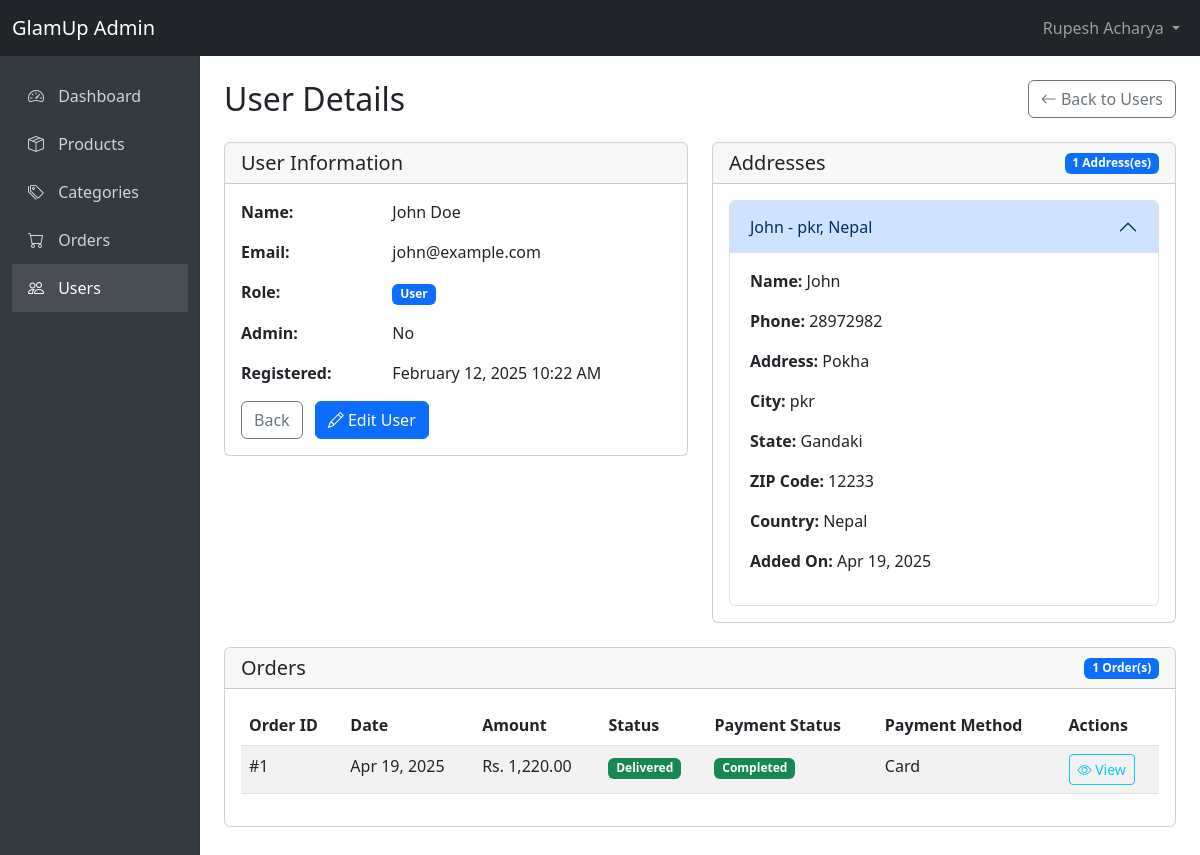
Page /admin/user-details.php?id=1 (signed in) on the committed database.
### tables this page shows
CREATE TABLE `users` (
  `id` int(11) NOT NULL,
  `name` varchar(255) NOT NULL,
  `email` varchar(255) NOT NULL,
  `password` varchar(255) NOT NULL,
  `role` enum('user','vendor','admin') DEFAULT 'user',
  `created_at` timestamp NOT NULL DEFAULT current_timestamp()
);

CREATE TABLE `addresses` (
  `id` int(11) NOT NULL,
  `user_id` int(11) NOT NULL,
  `full_name` varchar(255) NOT NULL,
  `phone` varchar(20) NOT NULL,
  `address_line` varchar(255) NOT NULL,
  `city` varchar(100) NOT NULL,
  `state` varchar(100) DEFAULT NULL,
  `zip_code` varchar(20) DEFAULT NULL,
  `country` varchar(100) NOT NULL,
  `created_at` timestamp NOT NULL DEFAULT current_timestamp()
);

CREATE TABLE `payments` (
  `id` int(11) NOT NULL,
  `order_id` int(11) NOT NULL,
  `payment_method` enum('wallet','bank_transfer','card') NOT NULL,
  `status` enum('pending','completed','failed') DEFAULT 'pending',
  `transaction_id` varchar(255) DEFAULT NULL,
  `created_at` timestamp NOT NULL DEFAULT current_timestamp()
);

CREATE TABLE `orders` (
  `id` int(11) NOT NULL,
  `user_id` int(11) NOT NULL,
  `vendor_id` int(11) DEFAULT NULL,
  `total_amount` decimal(10,2) NOT NULL,
  `status` enum('pending','shipped','delivered','cancelled') DEFAULT 'pending',
  `address_id` int(11) DEFAULT NULL,
  `created_at` timestamp NOT NULL DEFAULT current_timestamp()
);

### admin/user-details.php (the view, shortened to what this page needs)
<?php
include 'includes/header.php';
include '../backend/db.php';
$user_id = intval($_GET['id']);
$query = "SELECT u.*,
          CASE WHEN v.id IS NOT NULL THEN v.business_name ELSE NULL END AS business_name,
          CASE WHEN a.id IS NOT NULL THEN 'Yes' ELSE 'No' END AS is_admin,
          v.description AS vendor_description
          FROM users u
          LEFT JOIN vendors v ON u.id = v.user_id
          LEFT JOIN admins a ON u.id = a.user_id
          WHERE u.id = ?";
$stmt = $conn->prepare($query);
$stmt->bind_param("i", $user_id);
$stmt->execute();
$result = $stmt->get_result();
$user = $result->fetch_assoc();
$addresses = [];
$query = "SELECT * FROM addresses WHERE user_id = ? ORDER BY created_at DESC";
$stmt = $conn->prepare($query);
$stmt->bind_param("i", $user_id);
$stmt->execute();
$result = $stmt->get_result();
while ($row = $result->fetch_assoc()) {
    $addresses[] = $row;
}
$orders = [];
$query = "SELECT o.*, p.status as payment_status, p.payment_method, p.transaction_id
          FROM orders o
          LEFT JOIN payments p ON o.id = p.order_id
          WHERE o.user_id = ?
          ORDER BY o.created_at DESC";
$stmt = $conn->prepare($query);
$stmt->bind_param("i", $user_id);
$stmt->execute();
$result = $stmt->get_result();
while ($row = $result->fetch_assoc()) {
    $orders[] = $row;
}
?>
<div class="d-flex justify-content-between align-items-center mb-4">
    <h1 class="h2 dashboard-title mb-0">User Details</h1>
    <a href="users.php" class="btn btn-outline-secondary">
        <i class="bi bi-arrow-left"></i> Back to Users
    </a>
</div>
<div class="row mb-4">
    <div class="col-md-6">
        <div class="card">
            <div class="card-header">
                <h5 class="mb-0">User Information</h5>
            </div>
            <div class="card-body">
                <div class="row mb-3">
                    <div class="col-md-4 fw-bold">Name:</div>
                    <div class="col-md-8"><?php echo htmlspecialchars($user['name']); ?></div>
                </div>
                <div class="row mb-3">
                    <div class="col-md-4 fw-bold">Email:</div>
                    <div class="col-md-8"><?php echo htmlspecialchars($user['email']); ?></div>
                </div>
                <div class="row mb-3">
                    <div class="col-md-4 fw-bold">Role:</div>
                    <div class="col-md-8">
                        <span class="badge bg-<?php
                            echo ($user['role'] == 'admin') ? 'danger' :
                                (($user['role'] == 'vendor') ? 'success' : 'primary');
                        ?>">
                            <?php echo ucfirst($user['role'] ?: 'user'); ?>
                        </span>
                    </div>
                </div>
                <div class="row mb-3">
                    <div class="col-md-4 fw-bold">Admin:</div>
                    <div class="col-md-8"><?php echo $user['is_admin']; ?></div>
                </div>
                <div class="row mb-3">
                    <div class="col-md-4 fw-bold">Registered:</div>
                    <div class="col-md-8"><?php echo date('F d, Y h:i A', strtotime($user['created_at'])); ?></div>
                </div>
                <div class="mt-3">
                    <a href="users.php" class="btn btn-outline-secondary me-2">Back</a>
                    <button type="button" class="btn btn-primary"
                            onclick="editUser(<?php echo $user['id']; ?>,
                                '<?php echo addslashes($user['name']); ?>',
                                '<?php echo addslashes($user['email']); ?>',
                                '<?php echo $user['role']; ?>',
                                '<?php echo addslashes($user['business_name'] ?? ''); ?>',
                                '<?php echo addslashes($user['vendor_description'] ?? ''); ?>')">
                        <i class="bi bi-pencil"></i> Edit User
                    </button>
                </div>
            </div>
        </div>
    </div>
    <div class="col-md-6">
        <div class="card">
            <div class="card-header d-flex justify-content-between align-items-center">
                <h5 class="mb-0">Addresses</h5>
                <span class="badge bg-primary"><?php echo count($addresses); ?> Address(es)</span>
            </div>
            <div class="card-body">
                <?php if (empty($addresses)): ?>
                    <p class="text-muted">No addresses found for this user.</p>
                <?php else: ?>
                    <div class="accordion" id="addressAccordion">
                        <?php foreach ($addresses as $index => $address): ?>
                            <div class="accordion-item">
                                <h2 class="accordion-header" id="address-heading-<?php echo $index; ?>">
                                    <button class="accordion-button <?php echo $index > 0 ? 'collapsed' : ''; ?>" type="button"
                                            data-bs-toggle="collapse"
                                            data-bs-target="#address-collapse-<?php echo $index; ?>"
                                            aria-expanded="<?php echo $index === 0 ? 'true' : 'false'; ?>"
                                            aria-controls="address-collapse-<?php echo $index; ?>">
                                        <?php echo htmlspecialchars($address['full_name']); ?> - <?php echo htmlspecialchars($address['city']); ?>, <?php echo htmlspecialchars($address['country']); ?>
                                    </button>
                                </h2>
                                <div id="address-collapse-<?php echo $index; ?>"
                                     class="accordion-collapse collapse <?php echo $index === 0 ? 'show' : ''; ?>"
                                     aria-labelledby="address-heading-<?php echo $index; ?>"
                                     data-bs-parent="#addressAccordion">
                                    <div class="accordion-body">
                                        <p><strong>Name:</strong> <?php echo htmlspecialchars($address['full_name']); ?></p>
                                        <p><strong>Phone:</strong> <?php echo htmlspecialchars($address['phone']); ?></p>
                                        <p><strong>Address:</strong> <?php echo htmlspecialchars($address['address_line']); ?></p>
                                        <p><strong>City:</strong> <?php echo htmlspecialchars($address['city']); ?></p>
                                        <?php if (!empty($address['state'])): ?>
                                            <p><strong>State:</strong> <?php echo htmlspecialchars($address['state']); ?></p>
                                        <?php endif; ?>
                                        <?php if (!empty($address['zip_code'])): ?>
                                            <p><strong>ZIP Code:</strong> <?php echo htmlspecialchars($address['zip_code']); ?></p>
                                        <?php endif; ?>
                                        <p><strong>Country:</strong> <?php echo htmlspecialchars($address['country']); ?></p>
                                        <p><strong>Added On:</strong> <?php echo date('M d, Y', strtotime($address['created_at'])); ?></p>
                                    </div>
                                </div>
                            </div>
                        <?php endforeach; ?>
                    </div>
                <?php endif; ?>
            </div>
        </div>
    </div>
</div>
<div class="card mb-4">
    <div class="card-header d-flex justify-content-between align-items-center">
        <h5 class="mb-0">Orders</h5>
        <span class="badge bg-primary"><?php echo count($orders); ?> Order(s)</span>
    </div>
    <div class="card-body">
        <?php if (empty($orders)): ?>
            <p class="text-muted">No orders found for this user.</p>
        <?php else: ?>
            <div class="table-responsive">
                <table class="table table-striped table-hover">
                    <thead>
                        <tr>
                            <th>Order ID</th>
                            <th>Date</th>
                            <th>Amount</th>
                            <th>Status</th>
                            <th>Payment Status</th>
                            <th>Payment Method</th>
                            <th>Actions</th>
                        </tr>
                    </thead>
                    <tbody>
                        <?php foreach ($orders as $order): ?>
                            <tr>
                                <td>#<?php echo $order['id']; ?></td>
                                <td><?php echo date('M d, Y', strtotime($order['created_at'])); ?></td>
                                <td>Rs. <?php echo number_format($order['total_amount'], 2); ?></td>
                                <td>
                                    <span class="badge bg-<?php
                                        echo ($order['status'] == 'delivered') ? 'success' :
                                            (($order['status'] == 'pending') ? 'warning' :
                                            (($order['status'] == 'shipped') ? 'info' : 'danger'));
                                    ?>">
                                        <?php echo ucfirst($order['status']); ?>
                                    </span>
                                </td>
                                <td>
                                    <span class="badge bg-<?php
                                        echo ($order['payment_status'] == 'completed') ? 'success' :
                                            (($order['payment_status'] == 'pending') ? 'warning' : 'danger');
                                    ?>">
                                        <?php echo ucfirst($order['payment_status'] ?? 'N/A'); ?>
                                    </span>
                                </td>
                                <td><?php echo ucfirst($order['payment_method'] ?? 'N/A'); ?></td>
                                <td>
                                    <a href="order-details.php?id=<?php echo $order['id']; ?>" class="btn btn-sm btn-outline-info">
                                        <i class="bi bi-eye"></i> View
                                    </a>
                                </td>
                            </tr>
                        <?php endforeach; ?>
                    </tbody>
                </table>
            </div>
        <?php endif; ?>
    </div>
</div>
<?php include 'includes/footer.php'; ?>

### admin/includes/header.php (style rules this page uses)
body { min-height: 100vh; display: flex; flex-direction: column; }
.dashboard-title { font-weight: 300; margin-bottom: 1.5rem; }

### rows in the picture
users: name "John Doe", email "john@example.com", role "User", created_at "February 12, 2025 10:22 AM"
addresses: full_name "John", city "pkr", country "Nepal", phone "28972982", address_line "Pokha", state "Gandaki", zip_code "12233", created_at "Apr 19, 2025"
payments: order "1", order.created_at "Apr 19, 2025", order.total_amount "1,220.00", order.status "Delivered", status "Completed", payment_method "Card"

### other values in the picture
$_SESSION['admin_name'] "Rupesh Acharya"
$user['is_admin'] "No"
count($addresses) "1"
count($orders) "1"
